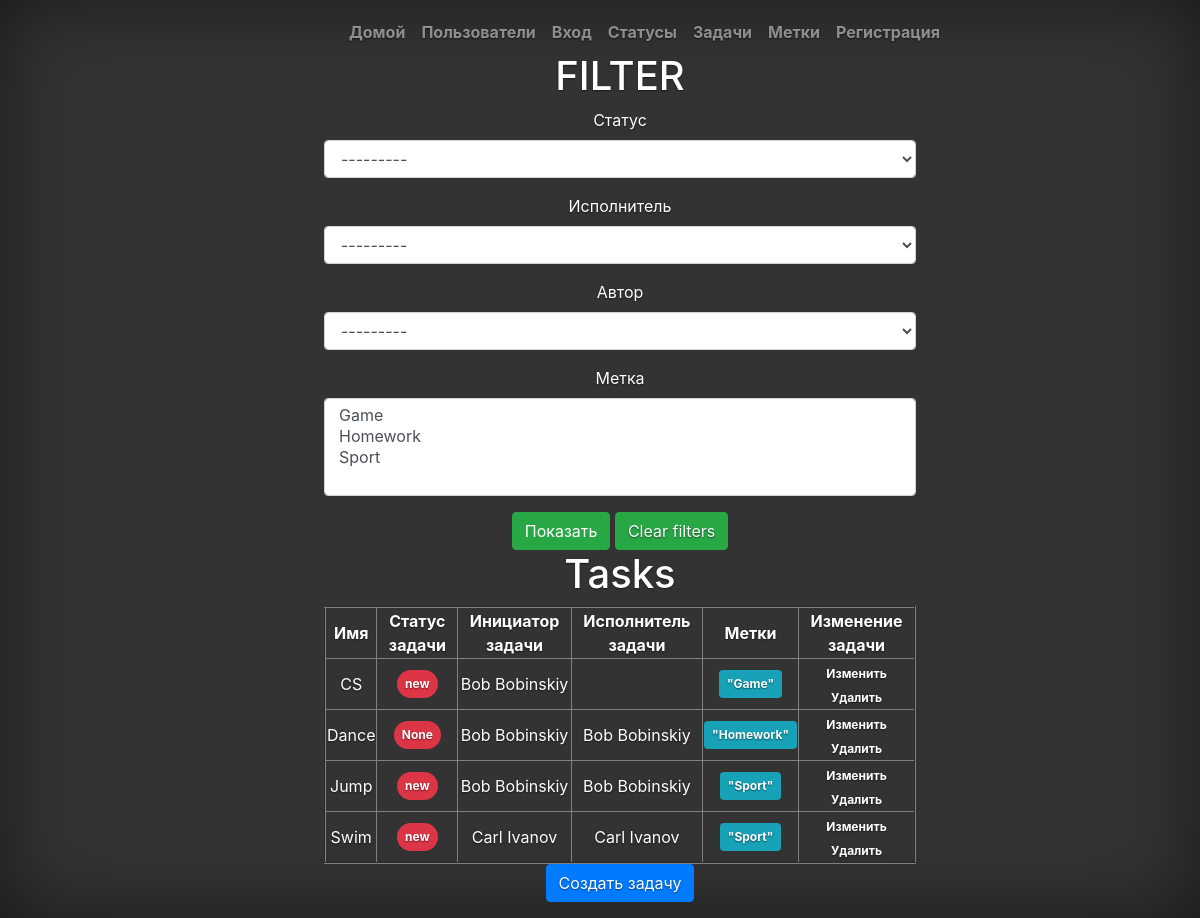
/tasks/, run on the app's committed database.
### tasks/models.py (models this page shows, shortened)
class Task(models.Model):
    name = models.CharField('Имя', max_length=50, null=True, blank=True)
    description = models.TextField('Описание', max_length=150, null=True, blank=True)
    task_status = models.ForeignKey(TaskStatus, verbose_name='Статус', null=True, blank=True, on_delete=models.PROTECT)
    creator = models.ForeignKey(CustomUser, verbose_name='Автор', on_delete=models.CASCADE, null=True, blank=True, related_name='creator')
    assigned_to = models.ForeignKey(CustomUser, verbose_name='Исполнитель', on_delete=models.PROTECT, null=True, blank=True, related_name='assigned')
    label = models.ManyToManyField(Label, through='RelatedModel', through_fields=('task', 'label'), blank=True, verbose_name='Метки')
    class Meta():
        ordering = ['name']

class TaskStatus(models.Model):
    name = models.CharField('Имя', max_length=70, unique=True)
    def __str__(self):
        return self.name
    class Meta():
        ordering = ['name']

class Label(models.Model):
    name = models.CharField('Имя', max_length=70, unique=True)
    def __str__(self):
        return self.name
    class Meta():
        ordering = ['name']

### users/models.py (models this page shows, shortened)
class CustomUser(AbstractUser):
    class Meta():
        ordering = ['username']
    def __str__(self):
        return self.get_full_name() # return first_name and last_name of User model with space between

### tasks/views.py (the view)
# urls.py: path('', views.ListTasksView.as_view(), name='tasks_list'),
class ListTasksView(generic.ListView):
    model = Task
    template_name = 'tasks_index.html'
    context_object_name = 'tasks'
    def get_context_data(self, **kwargs):
        context = super().get_context_data(*kwargs)
        context['filter'] = TaskFilter(self.request.GET)
        if self.request.GET.get('self_tasks') == "on":
            context['filter'] = TaskFilter(self.request.GET, queryset=Task.objects.filter(creator=self.request.user))
        return context

### tasks/templates/tasks_index.html (shortened to what this page needs)
{% extends 'index.html' %}
{% load bootstrap4 %}
{% load i18n %}
{% block welcome %}
<h1>FILTER</h1>
	<form method="get" class="form">
		{% bootstrap_form filter.form %}
		{% bootstrap_button "Показать" button_class="btn-success" %}
		<a href="{% url 'tasks:tasks_list' %}" class="btn btn-success">
			Clear filters
		</a>
	</form>
		<h1>Tasks</h1>
		<table border="2" align="center">
			<tr>
				<th>Имя</th>
				<th>Статус задачи</th>
				<th>Инициатор задачи</th>
				<th>Исполнитель задачи</th>
				<th>Метки</th>
				<th>Изменение задачи</th>
			</tr>
			{% for task in filter.qs %}
				<tr>
					<td><a href={% url 'tasks:task' task.id %}>{{ task.name }}</a></td>
					<td><a class="badge badge-danger badge-pill p-2" href={% url 'tasks:task' task.id %}>{{ task.task_status }}</a></td>
					<td><a href={% url 'tasks:task' task.id %}>{{ task.creator }}</a></td>
					<td><a href={% url 'tasks:task' task.id %}>{{ task.assigned_to.first_name }} {{ task.assigned_to.last_name }}</a></td>
					<td>
					{% for tag in task.label.all %}
						<a class="badge badge-info p-2" href={% url 'tasks:task' task.id %}>"{{ tag }}"</a>
					{% endfor %}
					</td>
					<td>
						<a class="badge badge-infop-2" href={% url 'tasks:update_task' task.id %}>Изменить</a>
						<a class="badge badge-infop-2" href={% url 'tasks:delete_task' task.id %}>Удалить</a>
					</td>
				</tr>
			{% endfor %}
		</table>
	<a class="btn btn-primary" href={% url 'tasks:create_task' %}>{% translate "Создать задачу" %}</a>
{% endblock %}

### task_manager/static/css/cover.css (style rules this page uses)
a, a:focus, a:hover { color: #fff; }
html, body { height: 100%; background-color: #333; }
body { display: -ms-flexbox; display: -webkit-box; display: flex; -ms-flex-pack: center; -webkit-box-pack: center; justify-content: center; color: #fff; text-shadow: 0 .05rem .1rem rgba(0, 0, 0, .5); box-shadow: inset 0 0 5rem rgba(0, 0, 0, .5); }

### data on the page
Task: name "CS", task_status "new", creator "Bob Bobinskiy"
Label: name "Game"
Task: name "Dance", task_status "None", creator "Bob Bobinskiy", assigned_to.first_name "Bob", assigned_to.last_name "Bobinskiy"
Label: name "Homework"
Task: name "Jump", task_status "new", creator "Bob Bobinskiy", assigned_to.first_name "Bob", assigned_to.last_name "Bobinskiy"
Label: name "Sport"
Task: name "Swim", task_status "new", creator "Carl Ivanov", assigned_to.first_name "Carl", assigned_to.last_name "Ivanov"
